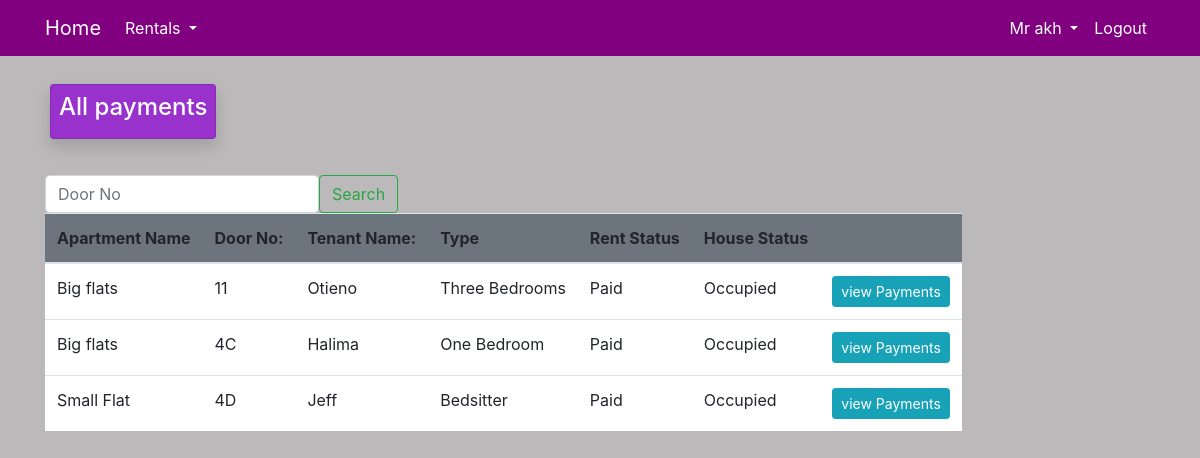
/paid/record/ (signed in), run on the app's committed database.
### user/models.py (models this page shows, shortened)
class Agent(models.Model):
    name = models.OneToOneField(User, on_delete=models.CASCADE, null=True)
    agt_id = models.IntegerField(unique=True)
    gender = models.CharField(max_length=50, choices=gender)
    phone = models.IntegerField()
    mail = models.EmailField()

class Tenant(models.Model):
    name = models.CharField(max_length=100)
    te_id = models.IntegerField(unique=True)
    phone = models.IntegerField()
    mail = models.EmailField()
    landlord = models.ForeignKey(Landlord, on_delete=models.CASCADE, null=True,  related_name='Landlords')
    def __str__(self):
        return f'{self.name}'

### dashboard/models.py (models this page shows, shortened)
class Unit(models.Model):
    type = models.CharField(max_length=100)
    door_no = models.CharField(max_length=50 )
    apartment = models.ForeignKey(Apartment, on_delete=models.CASCADE, related_name='apartments')
    rent = models.IntegerField()
    tenant = models.OneToOneField(Tenant, on_delete=models.SET_NULL, null=True, blank=True)
    Rent_status = models.CharField(max_length=50, choices=rent_status, default='unavailable' )
    hse_status = models.CharField(max_length=50, choices=unit_status, default='Empty' )
    class Meta:
        unique_together = ('door_no', 'apartment')

class Apartment(models.Model):
    name = models.CharField(max_length=100)
    apt_no = models.CharField(max_length=100, unique=True)
    location = models.CharField(max_length=100)
    landlord = models.ForeignKey(Landlord,  on_delete=models.SET_NULL, null=True, blank=True, related_name='Landlord')
    agent = models.ForeignKey(Agent, on_delete=models.SET_NULL, null=True, blank=True, related_name='Agent')
    def __str__(self):
        return f'{self.name}'

### dashboard/views.py (the view, shortened to what this page needs)
# urls.py: path('paid/record/', views.paid_record, name='dashboard-paid-record'),
@login_required(login_url='user-login')
def paid_record(request):
    current_month = datetime.now().month
    current_year = datetime.now().year
    if request.user.groups.filter(name='Landlord').exists():
        landlord = Landlord.objects.get(name = request.user)
        apartments = Apartment.objects.filter(landlord=landlord)
        items = Unit.objects.filter(apartment__in=apartments).filter(door_no__in=Payment.objects.filter(paymentDate__month=current_month, paymentDate__year=current_year).values('accountReference'))
        for item in items:
            item.Rent_status = "Paid"
            item.hse_status = "Occupied"
            item.save()
        if request.method == 'POST':
            search_query = request.POST['search_query']
            items = items.filter(door_no__contains=search_query)
            return render(request, 'dashboard/paid_record.html', {'query':search_query, 'items':items})
        context = {
            'items':items,
        }
        return render (request, 'dashboard/paid_record.html', context )
    elif request.user.groups.filter(name='Agent').exists():
        agent = Agent.objects.get(name = request.user)
        apartments = Apartment.objects.filter(agent=agent)
        items = Unit.objects.filter(apartment__in=apartments).filter(door_no__in=Payment.objects.filter(paymentDate__month=current_month, paymentDate__year=current_year).values('accountReference'))
        for item in items:
            item.Rent_status = "Paid"
            item.hse_status = "Occupied"
            item.save()
        if request.method == 'POST':
            search_query = request.POST['search_query']
            items = items.filter(door_no__contains=search_query)
            return render(request, 'dashboard/paid_record.html', {'query':search_query, 'items':items})
        context = {
            'items':items,
        }
        return render (request, 'dashboard/paid_record.html', context )

### templates/dashboard/paid_record.html (shortened to what this page needs)
{% extends 'partials/base.html'%}
{% block content %}
<div class="container" >
  <div class="card-body">
    <div class="row my-2">
        <div class="col-md-2.8" >
          <a class="text-decoration-none text-dark"  href="{% url 'dashboard-receipt' %}">
                <div class="card my-card shadow text-white text-center p-2" style="background-color:darkorchid;">
                    <h4>All payments</h4>
                </div>
          </a>
        </div>
    </div>
  </div>
  <div class="row my-2">
      <div class="col-md-8">
        <form class="form-inline" role="search" method="POST">
          <input class="form-control me-2" type="search" placeholder="Door No" name="search_query" required aria-label="Search">
          <button class="btn btn-outline-success" type="submit">Search</button>
          </form>
          <table class="table bg-white" style="white-space: nowrap;">
            <thead class="bg-secondary">
              <tr>
                  <th>Apartment Name</th>
                  <th>Door No: </th>
                  <th>Tenant Name: </th>
                  <th>Type </th>
                  <th>Rent Status </th>
                  <th>House Status</th>
                  <th></th>
                </tr>
              </thead>
              <tbody>
                {% for item in items %}
                  <tr>
                    <td>{{ item.apartment }}</td>
                    <td>{{ item.door_no }}</td>
                    <td>{{ item.tenant }}</td>
                    <td>{{ item.type }}</td>
                    <td>{{ item.Rent_status }}</td>
                    <td>{{ item.hse_status }}</td>
                    <td>
                      <a class="btn btn-info btn-sm" href="{% url 'dashboard-unit-payment' item.id %}">view Payments</a>
                  </td>
                  </tr>
                {% endfor %}
          </tbody>
          </table>
      </div>
  </div>
</div>
{% endblock %}

### templates/partials/nav.html (shortened to what this page needs)
<nav class="navbar navbar-expand-lg navbar-info" style="background-color: purple;"  >
    <div class="container">
        {% if user.is_authenticated %}
        <a class="navbar-brand text-white" href="{% url 'dashboard-index'%}"> Home</a>
        <div class="collapse navbar-collapse" id="navbarSupportedContent">
            <ul class="navbar-nav mr-auto ">
                <li class="nav-item dropdown ">
                    <a class="nav-link dropdown-toggle text-white" href="#" id="navbarDropdown" role="button" data-toggle="dropdown" aria-haspopup="true" aria-expanded="false">
                      Rentals
                    </a>
                </li>
            </ul>
            {% if request.user.groups.all.0.name == "Landlord" %}
            <ul class="navbar-nav ml-auto">
                <li class="nav-item dropdown ">
                    <a class="nav-link dropdown-toggle text-white" href="#" id="navbarDropdown" role="button" data-toggle="dropdown" aria-haspopup="true" aria-expanded="false">
                        {{ user.landlord.gender }} {{user.username}}
                    </a>
                    <div class="dropdown-menu" aria-labelledby="navbarDropdown">
                      <a class="dropdown-item" href="{% url 'user-profile' %}">My Profile</a>
                      <a class="dropdown-item" href="{% url 'user-agent' %}">My Agent</a>
                    </div>
                </li>
                <li class="nav-item">
                    <a class="nav-link text-white" href="{% url 'user-logout' %}">Logout</a>
                </li>
            </ul>
            {% elif request.user.groups.all.0.name == "Agent" %}
            <ul class="navbar-nav ml-auto">
                <li class="nav-item dropdown ">
                    <a class="nav-link dropdown-toggle text-white" href="#" id="navbarDropdown" role="button" data-toggle="dropdown" aria-haspopup="true" aria-expanded="false">
                        {{ user.agent.gender }} {{user.username}}
                    </a>
                </li>
                <li class="nav-item">
                    <a class="nav-link text-white" href="{% url 'user-logout' %}">Logout</a>
                </li>
            </ul>
            {% endif %}
        {% else %}
            <ul class="navbar-nav ml-auto">
                <li class="nav-item">
                    <a class="nav-link text-white" href="{% url 'user-login' %}">Login</a>
                </li>
            </ul>
        {% endif %}
        </div>
    </div>
</nav>

### static/styles.css (style rules this page uses)
body { background: rgb(187, 185, 185); }

### data on the page
Unit: apartment "Big flats", door_no "11", tenant "Otieno", type "Three Bedrooms", Rent_status "Paid", hse_status "Occupied"
Unit: apartment "Big flats", door_no "4C", tenant "Halima", type "One Bedroom", Rent_status "Paid", hse_status "Occupied"
Unit: apartment "Small Flat", door_no "4D", tenant "Jeff", type "Bedsitter", Rent_status "Paid", hse_status "Occupied"

### other printed values
{{ user.agent.gender }} "Mr"
{{ user.username }} "akh"
